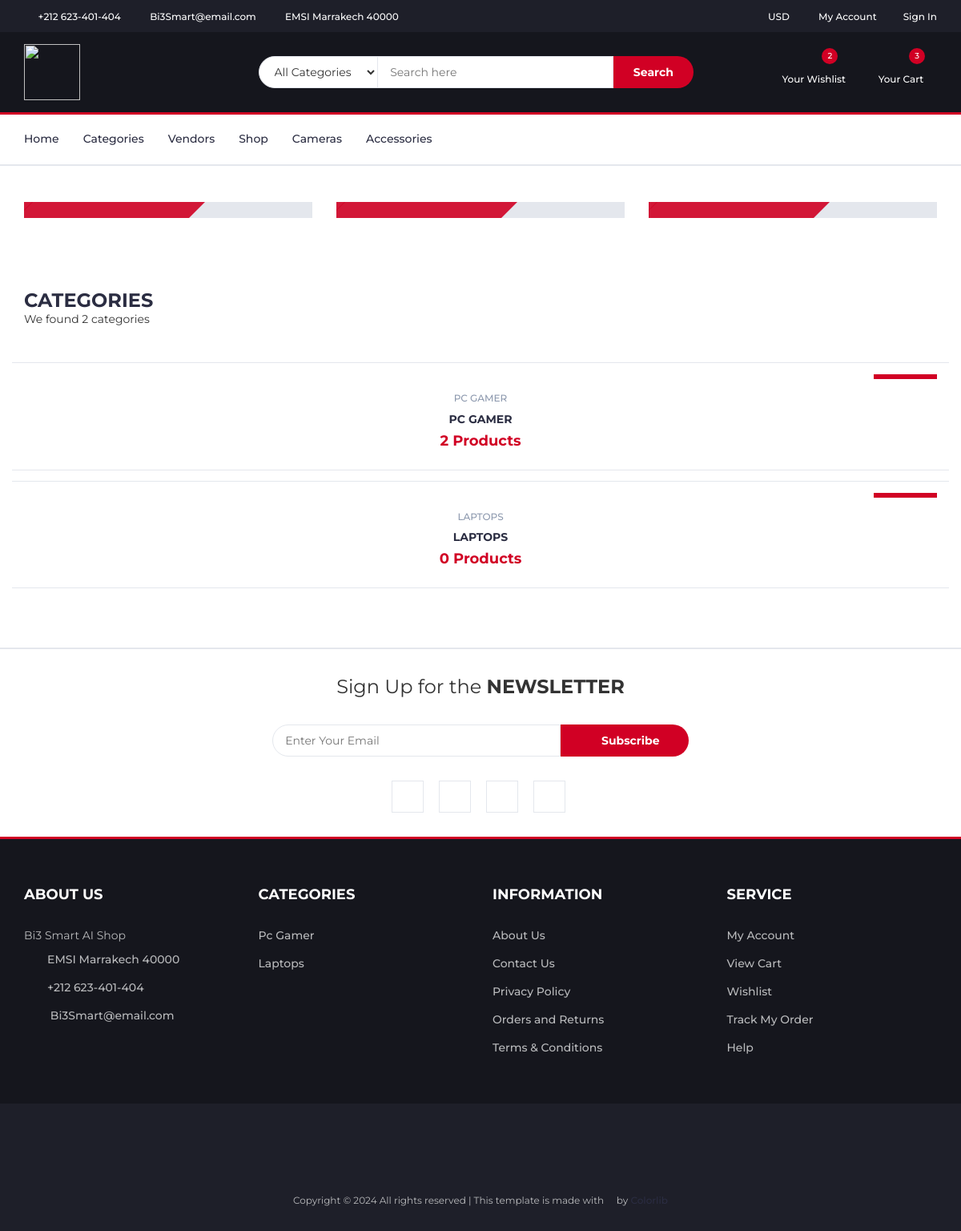
The app's page /category/, older data.
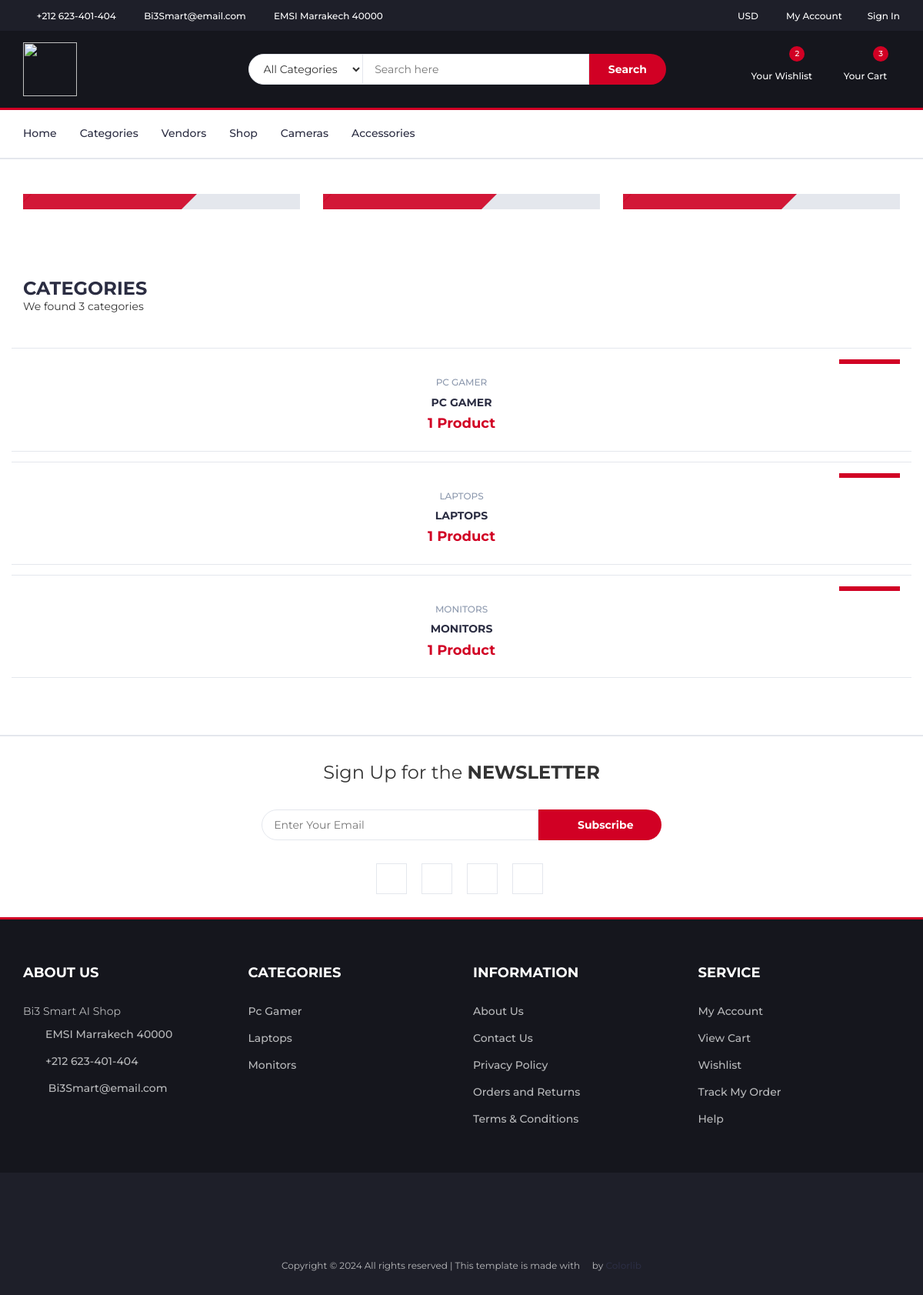
The same page, newer data.
### core/models.py (models this page shows, shortened)
class Category(models.Model):
    C_id= ShortUUIDField(unique=True, length=10, max_length=20,prefix="cat",alphabet="abcdefghijklmnop123456789")
    title = models.CharField(max_length=100,default="Title Category")
    image = models.ImageField(upload_to="category", default="category.jpg")
    class Meta:
        verbose_name_plural = "Categories"

### core/views.py (the view)
# urls.py: path("category/" , category_list_view , name="category_list"),
def category_list_view(request):
    categories = Category.objects.all()
    context = {
        "categories":categories,
    }
    return render(request,'core/category-list.html',context)

### core/context_processors.py (called while the page is built)
def default(request):
    categories = Category.objects.all()
    return {
        'categories' : categories,
    }

### templates/core/category-list.html (shortened to what this page needs)
{% extends 'partials/base.html'%}
{% load static %}
{% block content %}
  <div class="section">
    <div class="container">
      <div class="row">
        <div class="col-md-4 col-xs-6">
          <div class="shop">
            <div class="shop-img">
            </div>
            <div class="shop-body">
            </div>
          </div>
        </div>
        <div class="col-md-4 col-xs-6">
          <div class="shop">
            <div class="shop-img">
            </div>
            <div class="shop-body">
            </div>
          </div>
        </div>
        <div class="col-md-4 col-xs-6">
          <div class="shop">
            <div class="shop-img">
            </div>
            <div class="shop-body">
            </div>
          </div>
        </div>
      </div>
    </div>
  </div>
  <div class="section">
    <div class="container">
      <div class="row">
        <div class="col-md-12">
          <div class="section-title">
            <h3 class="title">Categories</h3>
            <p class="product-price">
              We found {{categories.count}} categorie{{categories.count|pluralize:"s"}}
          </p>
          </div>
        </div>
        <div class="col-md-12">
          <div class="row">
            <div class="products-tabs">
              <div id="tab1" class="tab-pane active">
                <div class="products-slick" data-nav="#slick-nav-1">
                  {% for category in categories%}
                        <div class="product">
                          <a href="{% url 'core:category_product_list' category.C_id%}">
                          <div class="product-img">
                            <div class="product-label">
                              <span class="new">Category</span>
                            </div>
                          </div>
                          <div class="product-body">
                            <p class="product-category">{{category.title}}</p>
                            <h3 class="product-name">
                              {{category.title}}
                            </h3>
                            <h4 class="product-price">
                              {{category.category.count}} Product{{category.category.count|pluralize:"s"}}
                            </h4>
                          </div>
                        </a>
                        </div>
                  {% endfor%}
                </div>
              </div>
            </div>
          </div>
        </div>
      </div>
    </div>
  </div>
{% endblock content %}

### templates/partials/base.html (shortened to what the changed rows need)
{% load static %}
<!DOCTYPE html>
<html lang="en">
  <head>
    <link type="text/css" rel="stylesheet" href="{% static "assets/css/bootstrap.min.css" %}" />
    <link type="text/css" rel="stylesheet" href="{% static "assets/css/slick.css" %}" />
    <link type="text/css" rel="stylesheet" href="{% static "assets/css/slick-theme.css" %}" />
    <link type="text/css" rel="stylesheet" href="{% static "assets/css/nouislider.min.css" %}" />
    <link rel="stylesheet" href="{% static "assets/css/font-awesome.min.css" %}" />
    <link type="text/css" rel="stylesheet" href="{% static "assets/css/style.css" %}" />
  </head>
  <body>
{% block content %}
{% endblock content %}
<footer id="footer">
    <div class="section">
      <div class="container">
        <div class="row">
          <div class="col-md-3 col-xs-6">
            <div class="footer">
              <ul class="footer-links">
                {% for category in categories%}
                  <li><a data-toggle="tab" href="{% url 'core:category_product_list' category.C_id %}">{{category.title}}</a></li>
                {%endfor%}
              </ul>
            </div>
          </div>
        </div>
      </div>
    </div>
  </footer>
</body>
</html>

Row changes from the older to the newer data that the page shows:
computed for Category "PC GAMER": category.count "2" → "1"
computed for Category "LAPTOPS": category.count "0" → "1"
added Category: title "MONITORS", category.count "1", title "Monitors"
Text that changed along with them:
{{ categories.count }}: "2" → "3"
